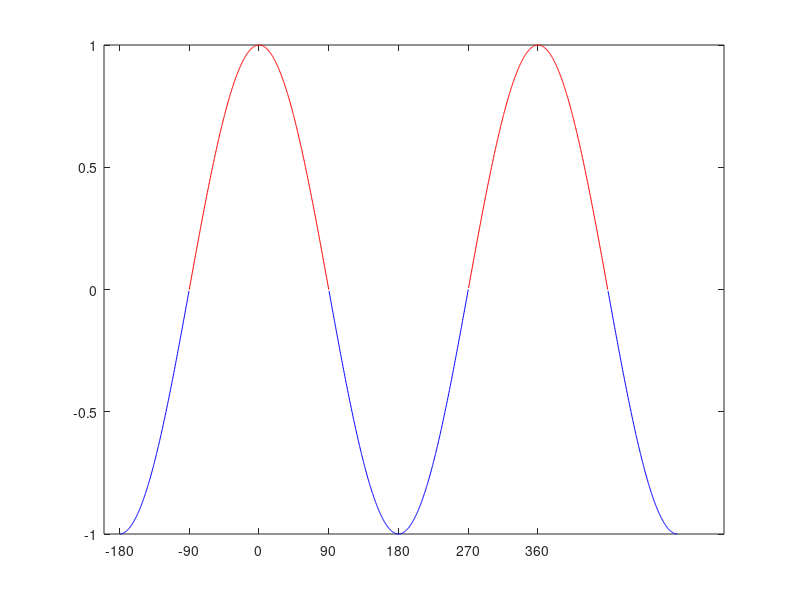

Reproduce this figure in MATLAB. (Note: this script raises an error after producing the figure.)
%% define saving folder
saving_folder = '\\experimentfs.bccn-berlin.pri\experiment\PlayNeuralData\NPX-OPTO PLAY NMM\PlayBout Analysis\DataSets\Analysis results\Theta psth';
figures_folder = '\\experimentfs.bccn-berlin.pri\experiment\PlayNeuralData\NPX-OPTO PLAY NMM\PlayBout Analysis\DataSets\Codes\Figure codes\Figure 5 Inputs';
%%
figure
x = (1:2000)/1000;
y_red = sin(2*pi*((1:2000)/1000)-pi/2 );
y_red(y_red<0) = NaN;
y_blue = sin(2*pi*((1:2000)/1000)-pi/2 );
y_blue(y_blue>=0) = NaN;


plot(360*x - 180,y_red, 'r' )
hold on
plot(360*x - 180,y_blue, 'b' )
xticks([- 180 -90 0 90 180 270 360])


%% delta and theta comparisson

load([saving_folder,'\theta_all_neurons.mat'],'all_neurons');
all_neurons.area(ismember(all_neurons.area, {'isRT'})) =     {'isRt'  };
all_neurons_theta = all_neurons;
load([saving_folder,'\delta_all_neurons.mat'],'all_neurons');
all_neurons.area(ismember(all_neurons.area, {'isRT'})) =     {'isRt'  };
all_neurons_delta = all_neurons;




theta_partner_1 = all_neurons_theta.EntireSession.PPCPval;



alpha = 0.05;


% area_list = unique(all_neurons.area)';

% area_list =  {'4N'	'DLPAG'	'DMPAG'	'DR'	'InfCol'	'LPAG'	'LSD'	'LSI'	'SupCol'	'VLPAG'	'isRt'	'mlf'};

area_list = {'SupCol' 'DLPAG'	'LPAG'	'VLPAG' 'DR' 'isRt'	'mlf'};


percentages_partner_1 = zeros(numel(area_list),4);
percentages_partner_2 = zeros(numel(area_list),4);


for an=1:numel(area_list)
    area_index = strcmp(all_neurons.area, area_list{an});
    percentages_partner_1(an,1) = sum(all_neurons_theta.Partner1.PPCPval(area_index)<alpha & all_neurons_delta.Partner1.PPCPval(area_index)>alpha)/sum(~isnan(all_neurons_theta.Partner1.PPCPval(area_index)));
    percentages_partner_1(an,2) = sum(all_neurons_delta.Partner1.PPCPval(area_index)<alpha & all_neurons_theta.Partner1.PPCPval(area_index)>alpha)/sum(~isnan(all_neurons_delta.Partner1.PPCPval(area_index)));
    percentages_partner_1(an,3) =  sum(all_neurons_delta.Partner1.PPCPval(area_index)<alpha & all_neurons_theta.Partner1.PPCPval(area_index)<alpha)/sum(~isnan(all_neurons_delta.Partner1.PPCPval(area_index)));

    percentages_partner_2(an,1) = sum(all_neurons_theta.Partner2.PPCPval(area_index)<alpha & all_neurons_delta.Partner2.PPCPval(area_index)>alpha)/sum(~isnan(all_neurons_theta.Partner2.PPCPval(area_index)));
    percentages_partner_2(an,2) = sum(all_neurons_delta.Partner2.PPCPval(area_index)<alpha & all_neurons_theta.Partner2.PPCPval(area_index)>alpha)/sum(~isnan(all_neurons_delta.Partner2.PPCPval(area_index)));
    percentages_partner_2(an,3) =  sum(all_neurons_delta.Partner2.PPCPval(area_index)<alpha & all_neurons_theta.Partner2.PPCPval(area_index)<alpha)/sum(~isnan(all_neurons_delta.Partner2.PPCPval(area_index)));
end





percentages_partner_1(:,4) = 1-sum(percentages_partner_1,2);
percentages_partner_2(:,4) = 1-sum(percentages_partner_2,2);


figure
subplot(1,2,1)
bar(percentages_partner_1, 'stacked')
xticks(1:numel(area_list))
xticklabels(area_list)


subplot(1,2,2)
bar(percentages_partner_2, 'stacked')
xticks(1:numel(area_list))
xticklabels(area_list)


%%


figure
area_list = {'SupCol' 'DLPAG'	'LPAG'	'VLPAG' 'DR' 'isRt'	};
edges = -pi:(pi/12):pi;
edges_centers = .5*(edges(2:end) + edges(1:end-1));
double_centers = [edges_centers (2*pi+edges_centers)]
colormap(1-gray)
for an =1:numel(area_list)
    subplot(1,6,an)
    area_index = ismember(all_neurons_delta.area,area_list{an});
    entreinment_index =all_neurons_delta.EntireSession.PPCPval<0.05 | all_neurons_theta.EntireSession.PPCPval<0.05;

   count_matrix = histcounts2(all_neurons_delta.EntireSession.PreferedAngle(area_index & entreinment_index),all_neurons_theta.EntireSession.PreferedAngle(area_index & entreinment_index), edges,edges);
   count_matrix = count_matrix/sum(sum(count_matrix));
   staked_matrix = [[count_matrix count_matrix];[count_matrix count_matrix]];
   pcolor(180*double_centers/pi,180*double_centers/pi, staked_matrix)
shading interp
% axis([-100 200 -100 200])

% plot(180*all_neurons_delta.EntireSession.PreferedAngle(area_index & entreinment_index)/pi,180*all_neurons_theta.EntireSession.PreferedAngle(area_index & entreinment_index)/pi, '.')
title(area_list{an})
end

%%

figure
colormap(1-gray)
  entreinment_index =(all_neurons_delta.EntireSession.PPCPval<0.05 | all_neurons_theta.EntireSession.PPCPval<0.05) & ...
      ~isnan(all_neurons_delta.EntireSession.PreferedAngle) & ~isnan(all_neurons_theta.EntireSession.PreferedAngle);

   count_matrix = histcounts2(all_neurons_delta.EntireSession.PreferedAngle( entreinment_index),all_neurons_theta.EntireSession.PreferedAngle( entreinment_index), edges,edges);
   count_matrix = count_matrix/sum(sum(count_matrix));
   staked_matrix = [[count_matrix count_matrix];[count_matrix count_matrix]];
   pcolor(180*double_centers/pi,180*double_centers/pi, staked_matrix)
   shading flat

   %% 4 d representation
      delta_angles = all_neurons_delta.EntireSession.PreferedAngle( entreinment_index);
      theta_angles = all_neurons_theta.EntireSession.PreferedAngle( entreinment_index);
      areas_name = all_neurons_theta.area(entreinment_index);
angles_4D = [cos(delta_angles) sin(delta_angles) cos(theta_angles) sin(theta_angles)];

Kmax = 10;  % maximum number of clusters to test

% Use evalclusters with silhouette criterion
eva = evalclusters(angles_4D, @kmeans, 'silhouette','Distance', 'cityblock', 'KList', 1:Kmax);



[cluster_idx, C, sumd] = kmeans(angles_4D, eva.OptimalK, ...
                        'Distance', 'cityblock', ...
                        'Replicates', 10);


bar_plot = nan(numel(area_list),2);
count_plot = nan(numel(area_list),1);

for an =1:numel(area_list)

    index = ismember(areas_name,area_list{an});
    count_plot(an) = sum(index);
    bar_plot(an,1) = sum(cluster_idx(index)==1)/count_plot(an);
    bar_plot(an,2) = sum(cluster_idx(index)==2)/count_plot(an);
end



figure
subplot(5,1,1:3)
plot(delta_angles(cluster_idx==1), theta_angles(cluster_idx==1), '.r')
hold on
plot(delta_angles(cluster_idx==2), theta_angles(cluster_idx==2), '.b')


subplot(5,1,4:5)
bar(bar_plot, 'stacked')





%%

%% load delta or theta
load([saving_folder,'\theta_phase_couplig_structure.mat'],'phase_struct');
load([saving_folder,'\theta_phase_couplig_animal_names.mat'],'animal_names');
delta_bin_size = 0.001;
phase_prop_names = {'PreferedAngle','MVL','MVLPval','PPC','PPCPval','MeanRate', 'Id'};


all_session_phase_stats = [];
all_session_psth        = [];
entire_recording_psth = [];

all_neurons = [];
for ns = 1:numel(phase_struct)

    all_session_phase_stats = cat(2,all_session_phase_stats, phase_struct(ns).session_phase_stats(1:2,:,:));
    all_session_psth = cat(2,all_session_psth, phase_struct(ns).session_psth(1:2,:,:));
    entire_recording_psth = cat(2,entire_recording_psth, phase_struct(ns).entire_recording_psth);
    entre_session_stats = phase_struct(ns).entire_recording_phase_stats;

    this_session_cluster_info = phase_struct(ns).cluster_info;
    sub_Table =  array2table(squeeze(phase_struct(ns).session_phase_stats(1,:,:)));
    sub_Table.Properties.VariableNames = phase_prop_names;
    this_session_cluster_info.Partner1 =sub_Table;
    sub_Table =  array2table(squeeze(phase_struct(ns).session_phase_stats(2,:,:)));
    sub_Table.Properties.VariableNames = phase_prop_names;
    this_session_cluster_info.Partner2 =sub_Table;
    sub_Table =  array2table(squeeze(phase_struct(ns).entire_recording_phase_stats(1,:,:)));
    sub_Table.Properties.VariableNames = phase_prop_names;
    this_session_cluster_info.EntireSession =sub_Table;
    this_session_cluster_info.session = repmat(animal_names(ns,1),size(this_session_cluster_info,1),1);

    all_neurons = [all_neurons; this_session_cluster_info];
end
%%
save([saving_folder,'\delta_all_neurons.mat'],'all_neurons');
%%
psth_edges = phase_struct(1).edges_freq;
psth_centers = .5*(psth_edges(1:end-1) + psth_edges(2:end));


center_index = psth_centers>=-.25 & psth_centers<=.25;
selected_bin_size=0.001;
x_lim = [-.2 .2];
freq2ilter = 40;
c_lim =[-10 10] ;
y_lim = [-20 20]
alpha = 0.01;
figure
area_list = {'SupCol' 'DLPAG'	'LPAG'	'VLPAG' 'DR' 'isRt'};

modulation_range_entrained = cell(numel(area_list) ,4);
modulation_range_non_entrained = cell(numel(area_list) ,4);


for an=1:numel(area_list)
    area_index   = strcmp(all_neurons.area, area_list{an});
    entrained_index = all_neurons.EntireSession.PPCPval<alpha & ~isnan(all_neurons.EntireSession.PPC);

    psth_entrained = squeeze(entire_recording_psth(1,entrained_index & area_index,:));
    if size(psth_entrained,2)==1
        psth_entrained = psth_entrained';
    end
    entrained_angles = all_neurons.EntireSession.PreferedAngle(entrained_index & area_index);
    entrained_mvl = all_neurons.EntireSession.MVL(entrained_index & area_index);



    for j=1:size(psth_entrained,1)
        psth_entrained(j,:) = smooth(psth_entrained(j,:),round((1/freq2ilter)/selected_bin_size));
        psth_entrained(j,:) = 100*(psth_entrained(j,:) - mean(psth_entrained(j,:),'omitmissing'))/mean(psth_entrained(j,:),'omitmissing');
    end

    modulation_range_entrained{an,1} = range(psth_entrained(:,center_index),2);
    modulation_range_entrained{an,2} = entrained_angles;
    modulation_range_entrained{an,3} = entrained_mvl;
    modulation_range_entrained{an,4} = psth_entrained;



    psth_non_entrained = squeeze(entire_recording_psth(1,~entrained_index & area_index,:));
    non_entrained_angles = all_neurons.EntireSession.PreferedAngle(~entrained_index & area_index);
    non_entrained_mvl = all_neurons.EntireSession.MVL(~entrained_index & area_index);
    for j=1:size(psth_non_entrained,1)
        psth_non_entrained(j,:) = smooth(psth_non_entrained(j,:),round((1/freq2ilter)/selected_bin_size));
        psth_non_entrained(j,:) = 100*(psth_non_entrained(j,:) - mean(psth_non_entrained(j,:),'omitmissing'))/mean(psth_non_entrained(j,:),'omitmissing');
    end

    modulation_range_non_entrained{an,1} = range(psth_non_entrained(:,center_index),2);
    modulation_range_non_entrained{an,2} = non_entrained_angles;
    modulation_range_non_entrained{an,3} = non_entrained_mvl;
    modulation_range_non_entrained{an,4} = psth_non_entrained;

    entrained_angles(isnan(entrained_angles)) = 0;
    [sorted_angles, order] = sort(entrained_angles);
    matrix2plot = psth_entrained(order,:);
    subplot(4,numel(area_list) ,an)
    hold on
    y_ticks = 180*sorted_angles/pi;
    imagesc(psth_centers,y_ticks ,matrix2plot)
    hold on
    axis xy
    [pos_90, loc_90]    = min(abs((180*sorted_angles/pi )-90));   
    [pos_270, loc_270]  = min(abs((180*sorted_angles/pi)+90));
    [pos_0, loc_0]       = min(abs((180*sorted_angles/pi)));
    clim(c_lim)
    xlim(x_lim)
    ylim([-180 180])
    plot([psth_centers(1) psth_centers(end)],y_ticks([loc_0 loc_0]), 'w')
    plot([psth_centers(1) psth_centers(end)],y_ticks([loc_270 loc_270]), 'w')
    plot([psth_centers(1) psth_centers(end)],y_ticks([loc_90 loc_90]), 'w')
    yticks([-180 y_ticks([loc_270 loc_0 loc_90])' 180])
    yticklabels({'-180','-90','0','90','180'})
    title(area_list{an})

    subplot(4,numel(area_list) ,numel(area_list) + an)
    selection = max(abs((matrix2plot-repmat(mean(matrix2plot,2),1,size(matrix2plot,2)))./repmat(std(matrix2plot,[],2),1,size(matrix2plot,2))),[],2)<8;

    index = sorted_angles>pi/2 | sorted_angles<-pi/2;
    [~, ~, ci] = ttest(matrix2plot(index & selection,:));
    fill([psth_centers fliplr(psth_centers)], [ci(1,:) fliplr(ci(2,:))], 'b', 'FaceAlpha',.25, 'EdgeColor','none')
    hold on
    plot(psth_centers, mean(matrix2plot(index & selection,:)), 'b', 'LineWidth',2)


    [~, ~, ci] = ttest(matrix2plot(~index & selection,:));
    fill([psth_centers fliplr(psth_centers)], [ci(1,:) fliplr(ci(2,:))], 'r', 'FaceAlpha',.25, 'EdgeColor','none')
    hold on
    plot(psth_centers, mean(matrix2plot(~index & selection,:)), 'r', 'LineWidth',2)
    ylim(y_lim)
    xlim(x_lim)
      title({num2str(100*[sum(index) sum(~index)]/numel(index)),num2str([sum(index) sum(~index)])})

    subplot(4,numel(area_list) ,2*numel(area_list) +an)
    hold on
    non_entrained_angles(isnan(non_entrained_angles)) =0;
    [sorted_angles, order] = sort(non_entrained_angles);
    matrix2plot = psth_non_entrained(order,:);

    imagesc(psth_centers, 180*sorted_angles/pi,matrix2plot)

    ylim([-180 180])
    plot([psth_centers(1) psth_centers(end)],[0 0], 'w')
    plot([psth_centers(1) psth_centers(end)],-[90 90], 'w')
    plot([psth_centers(1) psth_centers(end)],[90 90], 'w')
    axis xy
    clim(c_lim)
    yticks([-180 -90 0 90 180])
    xlim(x_lim)

    subplot(4,numel(area_list) ,3*numel(area_list) +an)
    selection = max(abs((matrix2plot-repmat(mean(matrix2plot,2),1,size(matrix2plot,2)))./repmat(std(matrix2plot,[],2),1,size(matrix2plot,2))),[],2)<Inf;
    index = sorted_angles>-pi & sorted_angles<0;
    [~, ~, ci] = ttest(matrix2plot(index & selection,:));
    fill([psth_centers fliplr(psth_centers)], [ci(1,:) fliplr(ci(2,:))], 'b', 'FaceAlpha',.25, 'EdgeColor','none')
    hold on
    plot(psth_centers, mean(matrix2plot(index & selection,:)), 'b', 'LineWidth',2)
  


    [~, ~, ci] = ttest(matrix2plot(~index & selection,:));
    fill([psth_centers fliplr(psth_centers)], [ci(1,:) fliplr(ci(2,:))], 'r', 'FaceAlpha',.25, 'EdgeColor','none')
    hold on
    plot(psth_centers, mean(matrix2plot(~index & selection,:)), 'r', 'LineWidth',2)
    ylim(y_lim)
    xlim(x_lim)



    pause(.1)
end
%%
print(gcf,'-vector','-dsvg',[figures_folder, '\phaselocking theta correct white lines and colorbar.svg'])
%%

x_lim = [-.2 .2];
figure
for an=1:numel(area_list)
    angles              = modulation_range_entrained{an,2};
    angles(isnan(angles)) = 0;
    [sorted_angles, order] = sort(angles);

    modulation_range    = modulation_range_entrained{an,1};
    modulation_range(abs(zscore(modulation_range))>2.5) = NaN;
    angle_bins = -pi:(pi/16):pi;
    angle_bins_centers = .5*(angle_bins(1:end-1) + angle_bins(2:end));

    [~, ~, indx] = histcounts(angles,angle_bins);

    mean_modulation = nan(1,numel(angle_bins)-1);

    for j=1:numel(angle_bins)-1

        this_bin_values = indx==j;
        if ~isempty(this_bin_values)
            mean_modulation(j) = mean(modulation_range(indx==j));
        end
    end

    sorted_modulation = smooth(modulation_range(order),10);

    mean_modulation = fillmissing(mean_modulation, 'linear');
    % polarplot(angle_bins_centers,mean_modulation, 'k')

    subplot(4,numel(area_list) ,an)
    polarplot(sorted_angles,sorted_modulation, 'b')



    subplot(4,numel(area_list) ,numel(area_list) + an )
    polarhistogram(angles,-pi:(pi/8):pi, 'FaceColor','k', 'EdgeColor','none', 'Normalization','percentage')
    rlim([0 40])

    subplot(4,3*numel(area_list) ,[3*numel(area_list)*2+ 3*an + [-2 -1],3*numel(area_list)*3+ 3*an + [-2 -1]])
    matrix2plot = modulation_range_entrained{an,4}(order,:);


    imagesc(psth_centers, 180*sorted_angles/pi,matrix2plot)
    axis xy
    clim(c_lim)
    xlim(x_lim)
    ylim([-180 180])
    hold on
    plot([psth_centers(1) psth_centers(end)],[0 0], 'w')
    plot([psth_centers(1) psth_centers(end)],-[90 90], 'w')
    plot([psth_centers(1) psth_centers(end)],[90 90], 'w')
    if an==1
        yticks([-180 -90 0 90 180])
    else
        yticks([])
    end

    subplot(4,3*numel(area_list),[3*numel(area_list)*2+ 3*an,3*numel(area_list)*3+ 3*an] )
    plot(movmean(modulation_range(order),5, 'omitmissing'),180*sorted_angles/pi, 'k')
    hold on
    ylim tight
    yticks([])
    xlim([0 100])
    ylim([-180 180])
    plot([0 100],[0 0], ':k')
    plot([0 100],-[90 90], ':k')
    plot([0 100],[90 90], ':k')
    pause(.1)


    subplot(4,numel(area_list) ,an)
    [c,p]=circ_corrcl(angles(~isnan(angles) & ~isnan(modulation_range)),modulation_range(~isnan(angles) & ~isnan(modulation_range)));
    % [PPCPval, results] = test_theta_rho_modulation(angles(~isnan(angles) & ~isnan(modulation_range)), modulation_range(~isnan(angles) & ~isnan(modulation_range)), 16, 10000,'increase');
    [PPCPval, results] = test_theta_rho_kernel_multiscale(angles(~isnan(angles) & ~isnan(modulation_range)), modulation_range(~isnan(angles) & ~isnan(modulation_range)), [4 8 16 32], 10000);


    % title({['rho = ' num2str(c)], ['PPCPval = ' num2str(p)]})
    % title({['Theta= ' num2str(180*results.theta_max/pi), ' PPCPval = ' num2str(PPCPval)],...
    %     ['rho = ' num2str(c), ' PPCPval = ' num2str(p)]})
    title({['Theta= ' num2str(180*results.peak_theta/pi), ' PPCPval = ' num2str(PPCPval)],...
        ['rho = ' num2str(c), ' PPCPval = ' num2str(p)]})

    hold on
    plot([results.peak_theta results.peak_theta], [0 60], 'b')
    rlim([0 60])


    pause(.1)


end

%%
print(gcf,'-vector','-dsvg',[figures_folder, '\phaselocking theta angle and modulation.svg'])

%%  now plot partner dynamics


%% ploting rate change
all_neurons.area(ismember(all_neurons.area, {'isRT'})) =     {'isRt'  };
% area_list = unique(all_neurons.area)';

% area_list =  {'4N'	'DLPAG'	'DMPAG'	'DR'	'InfCol'	'LPAG'	'LSD'	'LSI'	'SupCol'	'VLPAG'	'isRt'	'mlf'};

area_list = {'SupCol'  'DLPAG'	'LPAG' 'VLPAG'	'DR' 'isRt'	};
col = strcmp(phase_prop_names, 'MeanRate');
figure
concatenated_rate_differences = [];
mean_rate_differences = [];
d_prime = [];
all_rates = [];
for an=1:numel(area_list)
    subplot(1,numel(area_list),an)
    % index = strcmp(all_neurons.area, area_list{an}) & (all_neurons.Partner1.PPCPval<alpha  & all_neurons.Partner2.PPCPval<alpha & ~isnan(all_neurons.Partner1.PPC + all_neurons.Partner2.PPC)) ...
    %     | (all_neurons.EntireSession.PPCPval<alpha & ~isnan(all_neurons.EntireSession.PPC)) ;
    index = strcmp(all_neurons.area, area_list{an}) &  (all_neurons.EntireSession.PPCPval<alpha & ~isnan(all_neurons.EntireSession.PPC)) ;
    x_jit = (rand(sum(index),2) -.5)*.25;
    matrix2plot = 100*(squeeze(all_session_phase_stats(:,index,col))-repmat(all_neurons.fr(index)',2,1))./repmat(all_neurons.fr(index)',2,1);
    plot((repmat([1 2],sum(index),1)+x_jit)',matrix2plot,':k')
    mean_rate_differences = [mean_rate_differences;mean([diff(matrix2plot)' ones(size(matrix2plot,2),1)*an], 'omitmissing')];


    d_prime = [d_prime;[2*mean(diff(matrix2plot))/sqrt(sum(std(matrix2plot,[],2))) an]];
     all_rates = [all_rates;matrix2plot(:)];
    concatenated_rate_differences = [concatenated_rate_differences;[diff(matrix2plot)' ones(size(matrix2plot,2),1)*an]];
    hold on
    plot((repmat([1 2],sum(index),1)+x_jit)',matrix2plot,'.k', 'MarkerSize',3)

    hold on
    plot([1 2]',mean(matrix2plot,2, 'omitmissing'),'_r', 'MarkerSize',4)
    if all(any(isnan(squeeze(all_session_phase_stats(:,index,col))),1))
        p = 1;
    else
        [p,h,t] = signrank(matrix2plot(1,:), matrix2plot(2,:));
        % [h,p,t] = ttest(matrix2plot(1,:), matrix2plot(2,:))
    end
    ylim([-200 200])
    title([area_list{an},  ' ', num2str(p)])
end
%% save if eneded

print(gcf,'-vector','-dsvg',[figures_folder, '\rate differences stats delta.svg'])

%% ploting entreinment change per area
area_list = unique(all_neurons.area);
alpha= 0.01;
area_list = {'SupCol'  'DLPAG'	'LPAG' 'VLPAG'	'DR' 'isRt'	};

col = strcmp(phase_prop_names, 'PPCPval');
entreinment_per_partner = nan(numel(area_list),6);
figure
for an=1:numel(area_list)
    subplot(1,numel(area_list),an)
    index = strcmp(all_neurons.area, area_list{an});
    x_jit = (rand(sum(index),2) -.5)*.25;
    semilogy((repmat([1 2],sum(index),1)+x_jit)',squeeze(all_session_phase_stats(:,index,col)),':k')
    p1_bool     = all_neurons.Partner1.PPCPval(index)<alpha;
    p2_bool     = all_neurons.Partner2.PPCPval(index)<alpha;
    all_bool    = all_neurons.EntireSession.PPCPval(index)<alpha;
    entreinment_per_partner(an,:) = [sum(p1_bool & p2_bool) sum(p1_bool & ~p2_bool) sum(~p1_bool & p2_bool) sum(~p1_bool & ~p2_bool & all_bool) sum(~p1_bool & ~p2_bool & ~all_bool) sum(index)*sum(index)]/sum(index);
    hold on
    semilogy([0 2.5],[alpha alpha],'r')
    title(area_list{an})
end


%% get phase differnces
all_neurons.area(ismember(all_neurons.area, {'isRT'})) =     {'isRt'  };
% area_list = unique(all_neurons.area)';

% area_list =  {'4N'	'DLPAG'	'DMPAG'	'DR'	'InfCol'	'LPAG'	'LSD'	'LSI'	'SupCol'	'VLPAG'	'isRt'	'mlf'};

area_list = {'SupCol'  'DLPAG'	'LPAG' 'VLPAG'	'DR' 'isRt'	};
y_lim = [10^-6 5]
col = strcmp(phase_prop_names, 'PPC');
figure
concatenated_phase_differences = [];
mean_phase_differences = [];
all_phases = [];
for an=1:numel(area_list)
    subplot(1,numel(area_list),an)
    % index = strcmp(all_neurons.area, area_list{an}) & (all_neurons.Partner1.PPCPval<alpha  & all_neurons.Partner2.PPCPval<alpha & ~isnan(all_neurons.Partner1.PPC + all_neurons.Partner2.PPC)) ...
    %     | (all_neurons.EntireSession.PPCPval<alpha & ~isnan(all_neurons.EntireSession.PPC)) ;
    index = strcmp(all_neurons.area, area_list{an}) &  (all_neurons.EntireSession.PPCPval<alpha & ~isnan(all_neurons.EntireSession.PPC)) ;

    x_jit = (rand(sum(index),2) -.5)*.25;
    matrix2plot = squeeze(all_session_phase_stats(:,index,col));
    all_phases = [all_phases;matrix2plot(:)];
    mean_phase_differences = [mean_phase_differences;mean([diff(matrix2plot)' ones(size(matrix2plot,2),1)*an], 'omitmissing')];
    concatenated_phase_differences = [concatenated_phase_differences;[diff(matrix2plot)' ones(size(matrix2plot,2),1)*an]];


    semilogy((repmat([1 2],sum(index),1)+x_jit)',matrix2plot,':k')
    hold on
    semilogy((repmat([1 2],sum(index),1)+x_jit)',matrix2plot,'.k', 'MarkerSize',3)

    semilogy([1 2]',mean(matrix2plot,2, 'omitmissing'),'_r', 'MarkerSize',4, 'LineWidth',3)
    if all(any(isnan(matrix2plot),1))
        p = 1;
    else
        [p,h,t] = signrank(matrix2plot(1,:)',matrix2plot(2,:)');
        % [h,p] = ttest(matrix2plot(1,:)',matrix2plot(2,:)');
    end
    ylim(y_lim)
    title([area_list{an},  ' ', num2str(p)])
end

%% save if eneded

print(gcf,'-vector','-dsvg',[figures_folder, '\phase differences stats delta.svg'])
%%


figure;
subplot(15,1,1)
bar(entreinment_per_partner(:,6))
xticks(1:numel(area_list))
xticklabels(area_list)
axis tight

subplot(15,1,2:5)
bar(entreinment_per_partner(:,1:5), 'stacked')
xticks(1:numel(area_list))
xticklabels(area_list)
axis tight
legend({'Both Partners','Only Partner1','Only Partner2','Generally PL','Not PL'})

subplot(3,1,2)
swarmchart(concatenated_phase_differences(:,2), concatenated_phase_differences(:,1), 'k.')
hold on
plot(mean_phase_differences(:,2),mean_phase_differences(:,1), '_r')

plot([0 numel(area_list)+1], [0 0], 'r')
xticks(1:numel(area_list))
xticklabels(area_list)
xlim tight
ylim([-.02 .02])



subplot(3,1,3)

swarmchart(concatenated_rate_differences(:,2), concatenated_rate_differences(:,1), 'k.')
hold on
plot(mean_rate_differences(:,2),mean_rate_differences(:,1), '_r')

plot([0 numel(area_list)+1], [0 0], 'r')
xticks(1:numel(area_list))
xticklabels(area_list)
xlim tight
ylim([-100 100])

%%

print(gcf,'-vector','-dsvg',[figures_folder, '\phaselocking partner1 partner2 theta.svg'])

%%
no_nan      = ~isnan(concatenated_rate_differences(:,1)) &  ~isnan(concatenated_phase_differences(:,1));
in_range    = abs(concatenated_rate_differences(:,1)  - mean(concatenated_rate_differences(:,1), 'omitmissing'))/std(concatenated_rate_differences(:,1), 'omitmissing')<4 ... 
    & abs(concatenated_phase_differences(:,1)  - mean(concatenated_phase_differences(:,1), 'omitmissing'))/std(concatenated_phase_differences(:,1), 'omitmissing')<4 ;
[c,p] = corr(concatenated_rate_differences(no_nan & in_range,1), concatenated_phase_differences(no_nan & in_range,1));
figure
subplot(1,2,1)
plot(concatenated_rate_differences(no_nan & in_range,1), concatenated_phase_differences(no_nan & in_range,1), 'k.')

title([c p])
xlabel('rate differences')
ylabel('phase  differences')

subplot(1,2,2)

no_nan      = ~isnan(all_rates(:,1)) &  ~isnan(all_phases(:,1));
in_range    = abs(all_rates(:,1)  - mean(all_rates(:,1), 'omitmissing'))/std(all_rates(:,1), 'omitmissing')<4 ... 
    & abs(all_phases(:,1)  - mean(all_phases(:,1), 'omitmissing'))/std(all_phases(:,1), 'omitmissing')<4 ;
plot(all_rates(no_nan & in_range,1), all_phases(no_nan & in_range,1), 'k.')
[c,p] = corr(all_rates(no_nan & in_range,1), all_phases(no_nan & in_range,1));

title([c p])


%% plot selcted neurons: set paramers and folder location


npx_Raw_Data    = '\\experimentfs.bccn-berlin.pri\experiment\PlayNeuralData\NPX-OPTO PLAY NMM\PlayBout Analysis\DataSets\NPX data\NPX raw data';
saving_folder   = '\\experimentfs.bccn-berlin.pri\experiment\PlayNeuralData\NPX-OPTO PLAY NMM\PlayBout Analysis\DataSets\Analysis results\Theta psth';
animal_list = dir(npx_Raw_Data);
animal_list(1:2) = [];


animal_file_names =  cellfun(@(x) ['B', x],strsplit([animal_list.name], 'B'), 'UniformOutput',false)';
animal_file_names(1) = [];
% animal2exclude = {'B4D4 0826 Dual'};
animal2exclude = {''};
animal_list(ismember(animal_file_names,animal2exclude)) = [];
animal_names ={};
n_strctut = 1;

freq_range_1    = [1 5];
freq_range_2    = [6 12];
sr              = 2500;
filter_order    = 2000;


phase_struct = [];
% Parameters for delta
Hd_freq = designfilt('bandpassfir', ...
    'FilterOrder', filter_order, ...
    'CutoffFrequency1', freq_range_1(1), ...
    'CutoffFrequency2', freq_range_1(2), ...
    'SampleRate', sr, ...
    'DesignMethod', 'window', ...
    'Window', 'hamming');
bin_size_freq = 0.01;

% Parameters for theta
% Hd_freq = designfilt('bandpassfir', ...
% 'FilterOrder', filter_order, ...
% 'CutoffFrequency1', freq_range_2(1), ...
% 'CutoffFrequency2', freq_range_2(2), ...
% 'SampleRate', sr, ...
% 'DesignMethod', 'window', ...
% 'Window', 'hamming');
% bin_size_freq = 0.001;
%% possible sessions to chose
alpha = 0.01;
area2select = 'SupCol';
area_index   = strcmp(all_neurons.area, area2select);
entrained_index = all_neurons.EntireSession.PPCPval<alpha;
session_list = unique(all_neurons.session(area_index & entrained_index));
max_mvl_table = cell(numel(session_list),5);
id_loked = {};

figure
for ss=1:numel(session_list)
    subplot(4,3,ss)

    session_index= find(strcmp(all_neurons.session, session_list(ss)));
    [ max_mvl, loc] = max(all_neurons.EntireSession.PPC(session_index));

    max_mvl_table(ss,:) = {max_mvl,all_neurons.cluster_id(session_index(loc)),all_neurons.EntireSession.MeanRate(session_index(loc)),session_list{ss},session_index(loc)};
    plot(psth_centers,squeeze(entire_recording_psth(1,session_index(loc),:))/bin_size_freq, 'k')
end
max_mvl_table= cell2table(max_mvl_table);
max_mvl_table.Properties.VariableNames = {'PPC','ClusterID','MeanRate','Session', 'PsthRawIndex'};
disp(max_mvl_table)



%% estimate neurons

row2select = 1;
plot_bool = true;
this_neuron_phase_struct = GENERATE_PHASE_COUPLING_NEURON_ID([npx_Raw_Data, '\', max_mvl_table.Session{row2select}],Hd_freq,bin_size_freq , max_mvl_table.ClusterID(row2select), plot_bool );
%%
ylim tight
print(gcf,'-vector','-dsvg',[figures_folder, '\neuron example psth vectorized.svg'])

%%
y_lim = [-2000 2000];
edges_tn = this_neuron_phase_struct.edges_freq;
psth_centers_tn = (edges_tn(2:end) +edges_tn(1:end-1))/2;
x_lim = [-.5 .5];
figure
colormap(1-gray)
subplot(5,1,1:2)
peak_delta_psth = this_neuron_phase_struct.all_psth{1,1};
imagesc(psth_centers_tn,1:size(peak_delta_psth,1),peak_delta_psth)
xlim(x_lim)
axis xy
yticks([])
clim([0 1])


subplot(5,1,3:5)
plot(psth_centers_tn,mean(peak_delta_psth)/bin_size_freq, 'k')
xlim(x_lim)

%%
print(gcf,'-vector','-dsvg',[figures_folder, '\neuron example psth.svg'])

%%

figure
x_lim = [286 292];
subplot(2,5,1:4)
hold off
real_lfp = this_neuron_phase_struct.all_lfp{1,1}-mean(this_neuron_phase_struct.all_lfp{1,1});
real_lfp = smooth(real_lfp, (1/50)*2500);
real_time = this_neuron_phase_struct.all_lfp{1,3};
lfp_phases = this_neuron_phase_struct.all_lfp{1,4};
this_neuron_spikes = this_neuron_phase_struct.all_spikes{1}';
this_neuron_phases = this_neuron_phase_struct.all_phases{1,1};

index2plot_lfp  = real_time>=x_lim(1) & real_time<=x_lim(2);
index2plot_spikes = this_neuron_spikes>=x_lim(1) & this_neuron_spikes<=x_lim(2);
filtered_lfp = this_neuron_phase_struct.all_lfp{1,2}-mean(this_neuron_phase_struct.all_lfp{1,2});
plot(real_time(index2plot_lfp),real_lfp(index2plot_lfp) , 'k')
hold on

plot(real_time(index2plot_lfp), filtered_lfp(index2plot_lfp), 'r', 'LineWidth',2)
plot([this_neuron_spikes(index2plot_spikes);this_neuron_spikes(index2plot_spikes)],y_lim, 'b')
xlim(x_lim)
dela_peak_times     = this_neuron_phase_struct.all_loc_times{1,1};
delta_peak_indexes  = ismember(real_time,dela_peak_times);
delta_peak_phases = lfp_phases(delta_peak_indexes);

subplot(2,5,5)
polarhistogram(lfp_phases, -pi:(pi/32):pi, 'FaceColor', 'k','EdgeColor','none', 'Normalization','percentage')
hold on
polarhistogram(this_neuron_phases, -pi:(pi/32):pi, 'FaceColor', 'r', 'EdgeColor','none', 'Normalization','percentage')
hold on
r_lim = rlim;
polarplot([1 1]*circ_mean(delta_peak_phases'), r_lim,  'b')



sub_time = real_time(index2plot_lfp);
dela_peak_times_this_range = dela_peak_times(dela_peak_times>=x_lim(1) & dela_peak_times<=x_lim(2));
positive_phases =filtered_lfp(index2plot_lfp);
negative_indexes = lfp_phases(index2plot_lfp)<-pi/2 | lfp_phases(index2plot_lfp)>pi/2;
positive_phases( negative_indexes) = NaN;

negative_phases = filtered_lfp(index2plot_lfp);
negative_phases(~negative_indexes) = NaN;




subplot(2,5,5 + (1:4))

plot(sub_time,negative_phases, 'b')
hold on
plot(sub_time,positive_phases, 'r')
y_lim = [-1000 1000];
plot([dela_peak_times_this_range;dela_peak_times_this_range], y_lim, 'r')

subplot(2,5,10)
polarhistogram(delta_peak_phases, -pi:(pi/32):pi,'FaceColor', 'r', 'EdgeColor','none')


%%
print(gcf,'-vector','-dsvg',[figures_folder, '\neuron example lfp and spikes.svg'])


%% load theta
theta_bin_size = 0.001;

load([saving_folder,'\theta_phase_couplig_structure.mat'],'phase_struct');
load([saving_folder,'\theta_phase_couplig_animal_names.mat'],'animal_names');
% phase_struct(6 )=[];
% animal_names(6,:)=[];

%%
phase_prop_names = {'PreferedAngle','MVL','MVLPval','PPC','PPCPval','MeanRate', 'Id'};


all_session_phase_stats = [];
all_session_psth        = [];
entire_recording_psth = [];

all_neurons = [];
for ns = 1:numel(phase_struct)

    all_session_phase_stats = cat(2,all_session_phase_stats, phase_struct(ns).session_phase_stats(1:2,:,:));
    all_session_psth = cat(2,all_session_psth, phase_struct(ns).session_psth(1:2,:,:));
    entire_recording_psth = cat(2,entire_recording_psth, phase_struct(ns).entire_recording_psth);
    entre_session_stats = phase_struct(ns).entire_recording_phase_stats;

    this_session_cluster_info = phase_struct(ns).cluster_info;
    sub_Table =  array2table(squeeze(phase_struct(ns).session_phase_stats(1,:,:)));
    sub_Table.Properties.VariableNames = phase_prop_names;
    this_session_cluster_info.Partner1 =sub_Table;
    sub_Table =  array2table(squeeze(phase_struct(ns).session_phase_stats(2,:,:)));
    sub_Table.Properties.VariableNames = phase_prop_names;
    this_session_cluster_info.Partner2 =sub_Table;
    sub_Table =  array2table(squeeze(phase_struct(ns).entire_recording_phase_stats(1,:,:)));
    sub_Table.Properties.VariableNames = phase_prop_names;
    this_session_cluster_info.EntireSession =sub_Table;
    this_session_cluster_info.session = repmat(animal_names(ns,1),size(this_session_cluster_info,1),1);

    all_neurons = [all_neurons; this_session_cluster_info];
end


%% partner 1 plot
x_lim = [-.125 .125]
freq2ilter = 25;
alpha = 0.01;
c_lim = [-20 20]
y_lim = [-20 20]
% area_list = {'DLPAG'	'DMPAG'	'DR'	'InfCol'	'LPAG'		'SupCol'	'VLPAG'	'isRt'	'mlf'};

area_list = {'SupCol' 'DLPAG'	'LPAG'	'VLPAG' 'DR' 'isRt'	'mlf'};

figure
for an=1:numel(area_list)
    area_index = strcmp(all_neurons.area, area_list{an});
    entrained_index = all_neurons.Partner1.PPCPval<alpha;

    psth_entrained = squeeze(entire_recording_psth(1,entrained_index & area_index,:));
    if size(psth_entrained,2)==1
        psth_entrained = psth_entrained';
    end
    entrained_angles = all_neurons.EntireSession.PreferedAngle(entrained_index & area_index);


    for j=1:size(psth_entrained,1)
        psth_entrained(j,:) = smooth(psth_entrained(j,:),round((1/freq2ilter)/theta_bin_size));
        psth_entrained(j,:) = 100*(psth_entrained(j,:) - mean(psth_entrained(j,:),'omitmissing'))/mean(psth_entrained(j,:),'omitmissing');
    end


    psth_non_entrained = squeeze(entire_recording_psth(1,~entrained_index & area_index,:));
    non_entrained_angles = all_neurons.EntireSession.PreferedAngle(~entrained_index & area_index);

    for j=1:size(psth_non_entrained,1)
        psth_non_entrained(j,:) = smooth(psth_non_entrained(j,:),round((1/freq2ilter)/theta_bin_size));
        psth_non_entrained(j,:) = 100*(psth_non_entrained(j,:) - mean(psth_non_entrained(j,:),'omitmissing'))/mean(psth_non_entrained(j,:),'omitmissing');
    end

    psth_edges = phase_struct(1).edges_freq;
    psth_centers = .5*(psth_edges(1:end-1) + psth_edges(2:end));
    [sorted_angles, order] = sort(entrained_angles);
    matrix2plot = psth_entrained(order,:);
    subplot(4,numel(area_list) ,an)

    imagesc(psth_centers, 1:size(psth_entrained,1),matrix2plot)
    axis xy
    clim(c_lim)
    xlim(x_lim)
    title(area_list{an})

    subplot(4,numel(area_list) ,numel(area_list) + an)
    [~, ~, ci] = ttest(matrix2plot);
    fill([psth_centers fliplr(psth_centers)], [ci(1,:) fliplr(ci(2,:))], 'k', 'FaceAlpha',.25, 'EdgeColor','none')
    hold on
    plot(psth_centers, mean(matrix2plot), 'k', 'LineWidth',2)
    ylim(y_lim)
    xlim(x_lim)

    subplot(4,numel(area_list) ,2*numel(area_list) +an)
    [sorted_angles, order] = sort(non_entrained_angles);
    matrix2plot = psth_non_entrained(order,:);
    imagesc(psth_centers, 1:size(psth_non_entrained,1),matrix2plot)
    axis xy
    clim(c_lim)
    xlim(x_lim)

    subplot(4,numel(area_list) ,3*numel(area_list) +an)
    [~, ~, ci] = ttest(matrix2plot);

    fill([psth_centers fliplr(psth_centers)], [ci(1,:) fliplr(ci(2,:))], 'k', 'FaceAlpha',.25, 'EdgeColor','none')
    hold on
    plot(psth_centers, mean(matrix2plot), 'k', 'LineWidth',2)
    ylim(y_lim)
    xlim(x_lim)

    pause(.1)

end



%%

%% partner 1 plot
x_lim = [-.125 .125]
freq2ilter = 25;
alpha = 0.05;
for an=1:numel(area_list)
    area_index = strcmp(all_neurons.area, area_list{an});
    entrained_index = all_neurons.Partner2.PPCPval<alpha;

    psth_entrained = squeeze(all_session_psth(1,entrained_index & area_index,:));
    if size(psth_entrained,2)==1
        psth_entrained = psth_entrained';
    end
    entrained_angles = all_neurons.Partner2.PreferedAngle(entrained_index & area_index);


    for j=1:size(psth_entrained,1)
        psth_entrained(j,:) = smooth(psth_entrained(j,:),round(freq2ilter/theta_bin_size));
        psth_entrained(j,:) = 100*(psth_entrained(j,:) - mean(psth_entrained(j,:)))/mean(psth_entrained(j,:));
    end


    psth_non_entrained = squeeze(all_session_psth(1,~entrained_index & area_index,:));
    non_entrained_angles = all_neurons.Partner2.PreferedAngle(~entrained_index & area_index);

    for j=1:size(psth_non_entrained,1)
        psth_non_entrained(j,:) = smooth(psth_non_entrained(j,:),round(freq2ilter/delta_bin_size));
        psth_non_entrained(j,:) = 100*(psth_non_entrained(j,:) - mean(psth_non_entrained(j,:)))/mean(psth_non_entrained(j,:));
    end

    psth_edges = phase_struct(1).edges_freq;
    psth_centers = .5*(psth_edges(1:end-1) + psth_edges(2:end));
    figure
    subplot(2,1,1)
    [sorted_angles, order] = sort(entrained_angles);
    imagesc(psth_centers, 1:size(psth_entrained,1),psth_entrained(order,:))
    axis xy
    clim([-5 5])
    xlim(x_lim)
    title(area_list{an})


    subplot(2,1,2)
    [sorted_angles, order] = sort(non_entrained_angles);
    imagesc(psth_centers, 1:size(psth_non_entrained,1),psth_non_entrained(order,:))
    axis xy
    clim([-5 5])
    xlim(x_lim)



    pause(.1)

end
